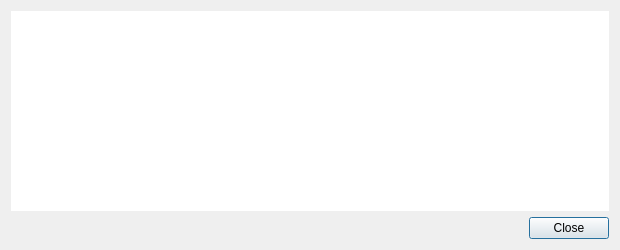
<?xml version="1.0" encoding="UTF-8"?>
<ui version="4.0">
 <class>TransactionDescDialog</class>
 <widget class="QDialog" name="TransactionDescDialog">
  <property name="geometry">
   <rect>
    <x>0</x>
    <y>0</y>
    <width>620</width>
    <height>250</height>
   </rect>
  </property>
  <property name="windowTitle">
   <string>Transaction details</string>
  </property>
  <layout class="QVBoxLayout" name="verticalLayout">
   <item>
    <widget class="QTextEdit" name="detailText">
     <property name="toolTip">
      <string>This pane shows a detailed description of the transaction</string>
     </property>
     <property name="frameShape">
      <enum>QFrame::NoFrame</enum>
     </property>
     <property name="frameShadow">
      <enum>QFrame::Plain</enum>
     </property>
     <property name="readOnly">
      <bool>true</bool>
     </property>
    </widget>
   </item>
   <item>
    <widget class="QDialogButtonBox" name="buttonBox">
     <property name="orientation">
      <enum>Qt::Horizontal</enum>
     </property>
     <property name="standardButtons">
      <set>QDialogButtonBox::Close</set>
     </property>
    </widget>
   </item>
  </layout>
 </widget>
 <resources/>
 <connections>
  <connection>
   <sender>buttonBox</sender>
   <signal>accepted()</signal>
   <receiver>TransactionDescDialog</receiver>
   <slot>accept()</slot>
   <hints>
    <hint type="sourcelabel">
     <x>20</x>
     <y>20</y>
    </hint>
    <hint type="destinationlabel">
     <x>20</x>
     <y>20</y>
    </hint>
   </hints>
  </connection>
  <connection>
   <sender>buttonBox</sender>
   <signal>rejected()</signal>
   <receiver>TransactionDescDialog</receiver>
   <slot>reject()</slot>
   <hints>
    <hint type="sourcelabel">
     <x>20</x>
     <y>20</y>
    </hint>
    <hint type="destinationlabel">
     <x>20</x>
     <y>20</y>
    </hint>
   </hints>
  </connection>
 </connections>
</ui>
